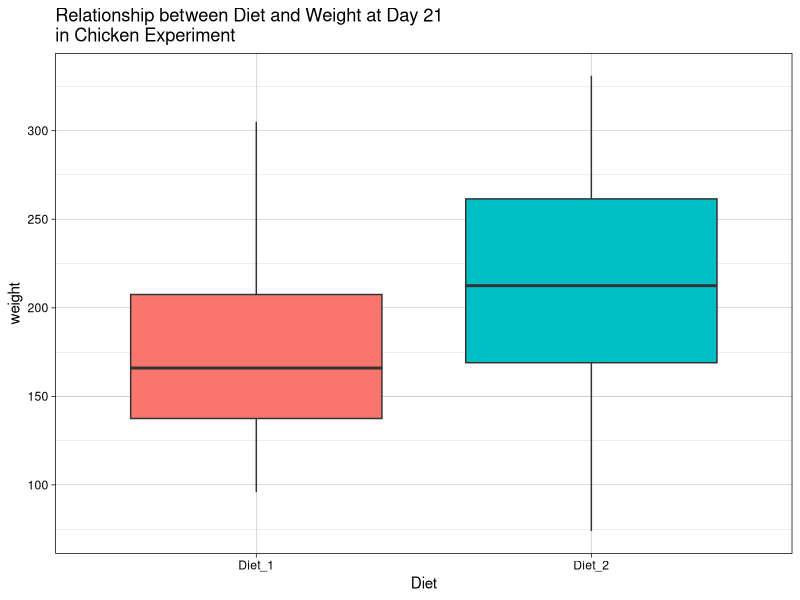

Source code (R):
##########################################################################
# Example of two-sample t-test
##########################################################################

library(dplyr)
library(ggplot2)

# The ChickWeight dataset includes data from an experiment that looked 
# at the effect of 4 different protein diets on chicken weight, where
# chickens were weighed every other day for 20 days, and at day 21.

# Note: because the sample size for each group is < 30, we assume that
# the underlying populations (weights for chicken on diet 1 or diet 2)
# are normally distributed.

# Here we will compare diet 1 and diet 2, and weights at day 21, which
# was the end of the experiment

df <- ChickWeight %>% filter(Time == 21, Diet %in% 1:2) %>%
  mutate(Diet = paste0('Diet_', Diet))

# Question: Is there evidence that diet 1 and diet 2 result in different
# average (mean) weights at day 21?

# (a) State the null and alternative hypotheses (done for you):

#   H0: mu1 - mu2 = 0
#   H1: mu1 - m2 != 0,

#   where mu1 and mu_2 are the mean weights at day 21 for chickens on 
#   Diet #1 and Diet #2, respectively.


# (b) Create side-by-side boxplots (using ggplot) showing the 
#     distribution of weight for each diet. Make sure to label the 
#     y-axis and give the chart a title.

ggplot(df, aes(x = Diet, y = weight, fill = Diet)) + 
  geom_boxplot(show.legend = FALSE) + theme_linedraw() +
  ggtitle('Relationship between Diet and Weight at Day 21\nin Chicken Experiment')


# (c) Carry out the two-sample t-test and report the p-value that
#     tests against H0.

s <- split(df$weight, df$Diet)
res <- t.test(s$Diet_1, s$Diet_2)
res$p.value

# (e) Find the p-value 'manually' based on the test statistic and
#     appropriate degrees of freedom from the t.test result (which 
#     is stored in the $parameter object)

2*pt(-abs(res$statistic[[1]]), df = res$parameter)

# (f) State the conclusion regarding the null and alternative hypotheses in 
#     the context of this problem.

# Because the p-value is NOT < 0.05, we fail to reject H0. There is not
# sufficient evidence that there is a difference in diets based on 
# mean weight loss at day 21.
